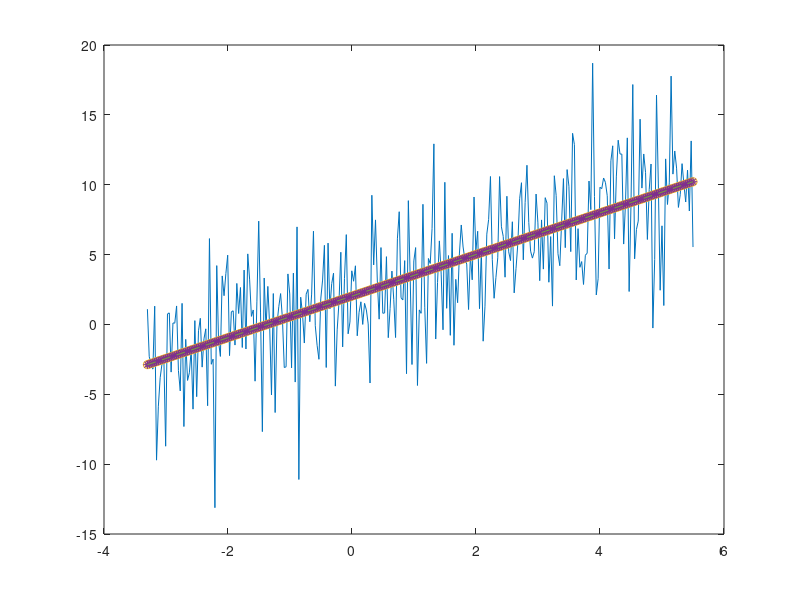

MATLAB code to generate this figure:
clc
clear
xmin = -3.3;
xmax = 5.5;
n = 300;
c1 = 2.2;
c2 = 1.5;
s = 3.7;
d = (xmax - xmin)/(n - 1);
X = (xmin:d:xmax)';
P2 = c1 + c2*X;
ksi = normrnd(0, s, n, 1);
display('исходные коэфициенты')
theta = [c2, c1]
Yreal = P2;
Ynoise = Yreal + ksi;
display('коэфициенты апроксимирующего полинома')
an = polyfit(X,Ynoise,1)
Ypoly = polyval(an,X);
X2 = [ones(n,1), X];
thetastar = ((X2'*X2)^(-1))*(X2')*Ynoise;
display('коэфициенты, полученные матричным методом')
theta1=flip(thetastar')
Ymatrixx = X2*thetastar;
Xn=mean(X);
Yn=mean(Ynoise);
K=(Xn'*Yn)-(X'*Ynoise)./n;
Sn2 = Xn'*Xn-(X'*X)./n;
theta2 = K/Sn2;
theta1 = Yn-theta2*Xn;
display('коэфициенты, полученные с помощью ковариации')
th = [theta2 , theta1]
Ymatrix = X2*flip(th)';
plot(X,Ynoise,X,Yreal,X,Ymatrix,'o',X,Ypoly,'*',X,Ymatrixx, '--')
display('проверка ортогональности вектора')
r = Ymatrix-Ynoise;
r'*Ymatrix
display('оценка уровня шумов')
sn=sqrt(r'*r/(n-2));
sp=[s , sn]
